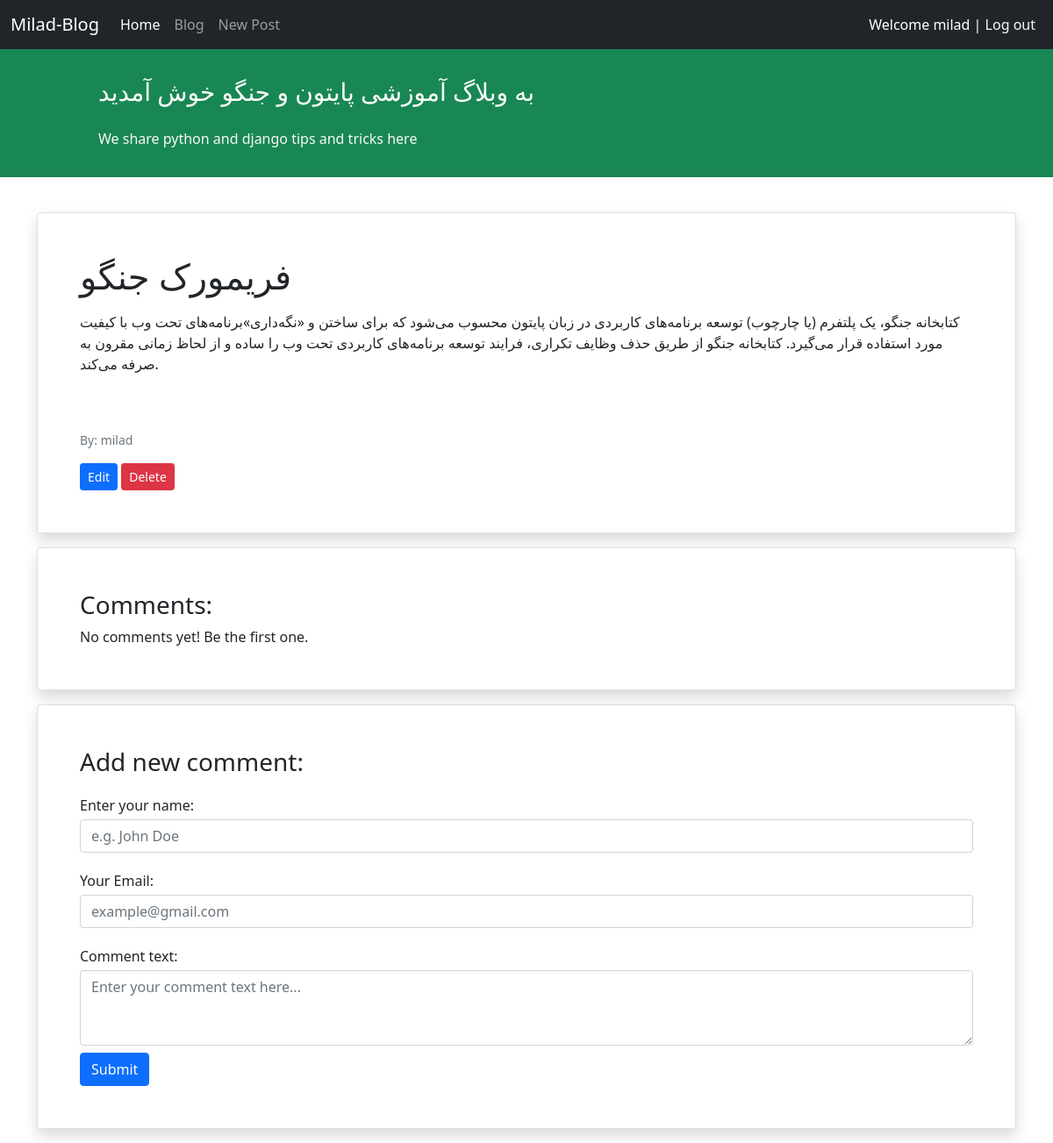
/blog/5/ (signed in), run on the app's committed database.
### blog/models.py (models this page shows, shortened)
class Post(models.Model):
    STATUS_CHOICES = (('pub', 'Published'), ('drf', 'Draft'),)
    title = models.CharField(max_length=100)
    text = models.TextField()
    author = models.ForeignKey('auth.User', on_delete=models.CASCADE)
    datetime_created = models.DateTimeField(auto_now_add=True)
    datetime_modified = models.DateTimeField(auto_now=True)
    status = models.CharField(choices=STATUS_CHOICES, max_length=3)

### blog/views.py (the view)
# urls.py: path('<int:pk>/', views.PostDetailView.as_view(), name="posts_detail"),
class PostDetailView(generic.DetailView):
    model = Post
    template_name = 'blog/post_detail.html'
    context_object_name = 'post'

### blog/templates/blog/post_detail.html (shortened to what this page needs)
{% extends '_base.html' %}
{% block content %}
    <div class="container mt-4">
        <div class="row">
            <div class="col-12">
                <div class="card shadow my-3 p-5">
                    <h1>{{ post.title }}</h1>
                    <p class="mt-2">{{ post.text }}</p>
                    <div>
                    <p class="small text-muted mt-5">By: {{ post.author }}</p>
                        <a href="{% url 'post_update' post.id %}" class="btn btn-primary btn-sm">Edit</a>
                        <a href="{% url 'post_delete' post.id %}" class="btn btn-danger btn-sm">Delete</a>
                    </div>
                </div>
                <div class="card shadow my-3 p-5">
                    <h3>Comments:</h3>
                    No comments yet! Be the first one.
                </div>
                <div class="card shadow my-3 p-5">
                    <h3>Add new comment:</h3>
                    <form method="POST">
                        <div class="form-group py-2">
                            <label class="py-1" for="author_name">Enter your name:</label>
                            <input type="text" class="form-control" placeholder="e.g. John Doe" name="author_name">
                        </div>
                        <div class="form-group py-2">
                            <label class="py-1" for="email">Your Email:</label>
                            <input type="email" class="form-control" placeholder="example@gmail.com" name="email">
                        </div>
                        <div class="form-group py-2">
                            <label class="py-1" for="comment_text">Comment text:</label>
                            <textarea class="form-control" name="text" rows="3"
                                      placeholder="Enter your comment text here..."></textarea>
                        </div>
                        <button type="submit" class="btn btn-primary">Submit</button>
                    </form>
                </div>
            </div>
        </div>
    </div>
{% endblock content %}

### templates/_base.html (shortened to what this page needs)
<!doctype html>
<html lang="en">
<head>
    <link href="https://cdn.jsdelivr.net/npm/bootstrap@5.1.3/dist/css/bootstrap.min.css" rel="stylesheet"
>
</head>
<body>
<nav class="navbar navbar-expand-lg navbar-dark bg-dark">
    <div class="container-fluid">
        <a class="navbar-brand" href="#">Milad-Blog</a>
        <div class="collapse navbar-collapse" id="navbarNavAltMarkup">
            <div class="navbar-nav">
                <a class="nav-link active" aria-current="page" href="{% url 'posts_list' %}">Home</a>
                <a class="nav-link" href="{% url 'posts_list' %}">Blog</a>
                <a class="nav-link" href="{% url 'new_post' %}">New Post</a>
            </div>
        </div>
        <div class="mx-2 text-white">
            {% if user.is_authenticated %}
                Welcome {{ user.username }} | <a class="text-decoration-none text-light"  href=" {% url 'logout' %}">Log out</a>
            {% else %}
                <a class="text-decoration-none text-light" href="{% url 'login' %}">Log in</a> | <a class="text-decoration-none text-light" href="{% url 'signup' %}">Sign up</a>
            {% endif %}
        </div>
    </div>
</nav>
<div class="container-fluid bg-success">
    <div class="row py-3">
        <div class="col-md-8 col-md-10 mx-auto">
            <h3 class="my-4 mt-3 text-white">به وبلاگ آموزشی پایتون و جنگو خوش آمدید </h3>
            <p class="text-light">We share python and django tips and tricks here</p>
        </div>
    </div>
</div>
{% block content %}
{% endblock content %}
</body>
</html>

### data on the page
Post: title "فریمورک جنگو", text "کتابخانه جنگو، یک پلتفرم (یا چارچوب) توسعه برنامه‌های کاربردی در زبان پایتون محسوب می‌شود که برای ساختن و «نگه‌داری»برنامه‌های تحت وب با کیفیت مورد استفاده قرار می‌گیرد. کتابخانه جنگو از طریق حذف وظایف تکراری، فرایند توسعه برنامه‌های کاربردی تحت وب را ساده و از لحاظ زمانی مقرون به صرفه می‌کند.", author "milad"

### other printed values
{{ user.username }} "milad"
